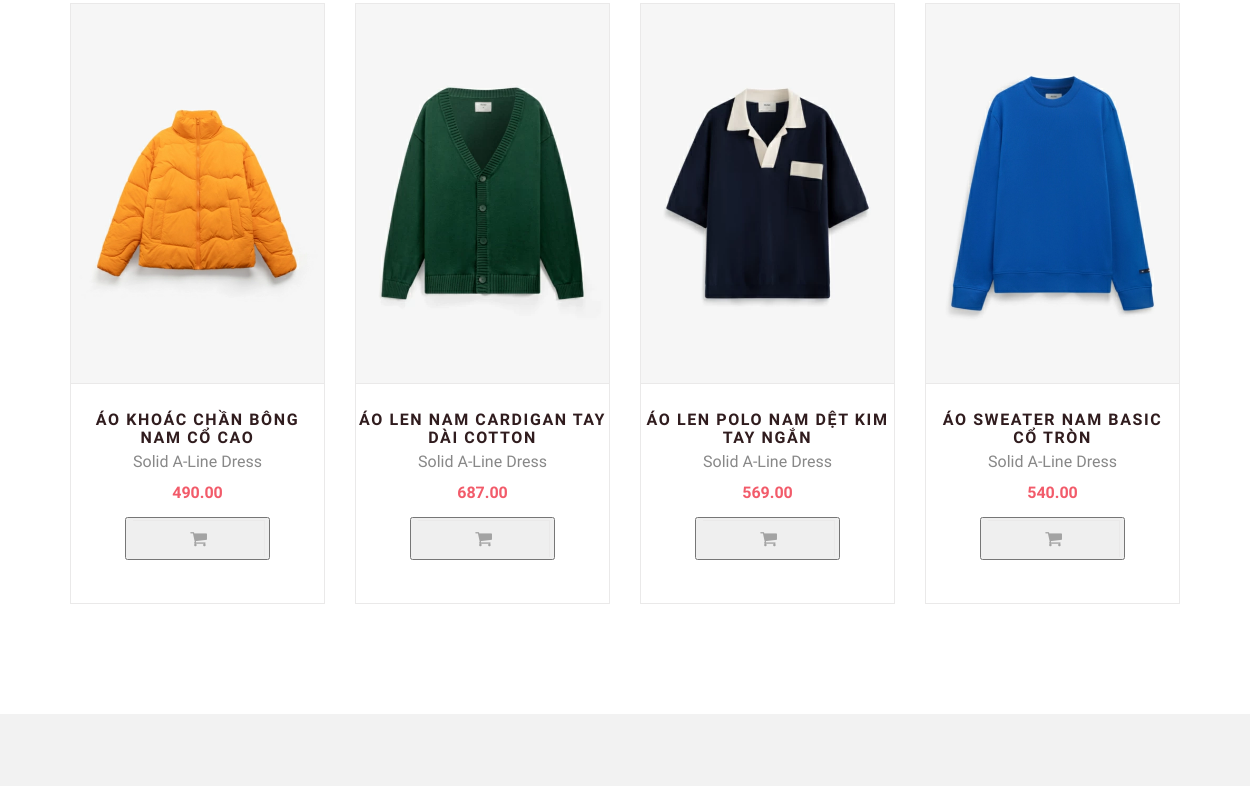
Before: / (middle part) with the older database file.
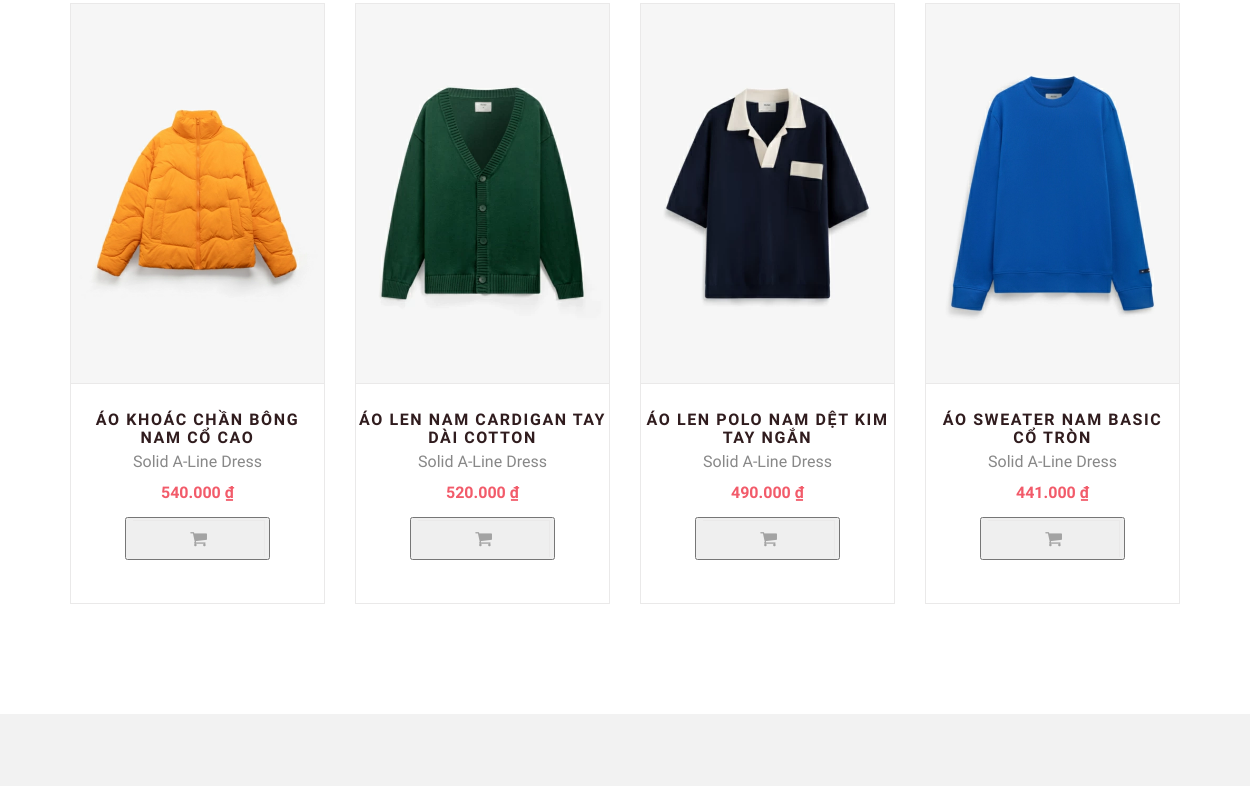
After: the same page with the newer database file.
### tables this page shows
CREATE TABLE `sanpham` (
  `ID` int(11) NOT NULL,
  `TenSanPham` varchar(255) NOT NULL,
  `Gia` varchar(100) NOT NULL,
  `MoTa` text DEFAULT NULL,
  `HinhAnh` varchar(255) DEFAULT NULL,
  `bestseller` tinyint(1) NOT NULL,
  `iddm` tinyint(1) NOT NULL,
  `DanhMucID` int(11) DEFAULT NULL,
  `ThuongHieuID` int(11) DEFAULT NULL
);

### dao/pdo.php (called while the page is built, shortened)
<?php
function pdo_get_connection()
{
    $dburl = "mysql:host=localhost;dbname=tmdtyao;charset=utf8";
    $username = 'root';
    $password = '';
    $conn = new PDO($dburl, $username, $password);
    $conn->setAttribute(PDO::ATTR_ERRMODE, PDO::ERRMODE_EXCEPTION);
    return $conn;
}
function pdo_query($sql)
{
    $sql_args = array_slice(func_get_args(), 1);
    try {
        $conn = pdo_get_connection();
        $stmt = $conn->prepare($sql);
        $stmt->execute($sql_args);
        $rows = $stmt->fetchAll();
        return $rows;
    } catch (PDOException $e) {
        throw $e;
    } finally {
        unset($conn);
    }
}

### dao/sanpham.php (the view, shortened to what this page needs)
<?php
require_once 'pdo.php';
function get_sp_new($limi)
{
    $sql = "SELECT * FROM sanpham WHERE bestseller=0 ORDER BY id DESC limit " . $limi;
    return pdo_query($sql);
}
function showsp($sp_new)
{
    $html_sp_new = '';
    if ($sp_new == true) {
        foreach ($sp_new as $sp) {
            extract($sp);
            $link = "index.php?page=sanphamchitiet&idpro=" . $ID;
            $html_sp_new .= '<div class="col-lg-3 col-md-3 col-sm-4 col-xs-12">
                            <div class="product-block">
                                <div class="product-img"><a href="' . $link . '"><img src="layout/images/' . $HinhAnh . '" alt="" class="img-responsive"></a></div>
                                <div class="product-content">
                                    <h4 class="product-title"><a href="#">' . $TenSanPham . '</a></h4>
                                    <p class="product-text">Solid A-Line Dress</p>
                                    <p class="product-price">' . $Gia . '</p>
                                    <form action="index.php?page=addcart" method="post">
                                            <input type="hidden" name="name" value="' . $TenSanPham . '">
                                            <input type="hidden" name="img" value="' . $HinhAnh . '">
                                            <input type="hidden" name="price" value="' . $Gia . '">
                                            <input type="hidden" name="soluong" value="1">
                                        <div class="product-links">
                                            <ul>
                                            <button type="submit" name="addcart">
                                                <li><a href="index.php?page=addcart"><i class="fa fa-shopping-cart"></i></a></li>
                                            </button>
                                            </ul>
                                        </div>
                                    </form>
                                </div>
                            </div>
                        </div>';
        }
    }
    return $html_sp_new;
}

Changed rows visible on the page:
changed sanpham "ÁO KHOÁC CHẦN BÔNG NAM CỔ CAO": Gia "490.00" → "540.000 ₫"
changed sanpham "ÁO LEN NAM CARDIGAN TAY DÀI COTTON": Gia "687.00" → "520.000 ₫"
changed sanpham "ÁO LEN POLO NAM DỆT KIM TAY NGẮN": Gia "569.00" → "490.000 ₫"
changed sanpham "ÁO SWEATER NAM BASIC CỔ TRÒN": Gia "540.00" → "441.000 ₫"
